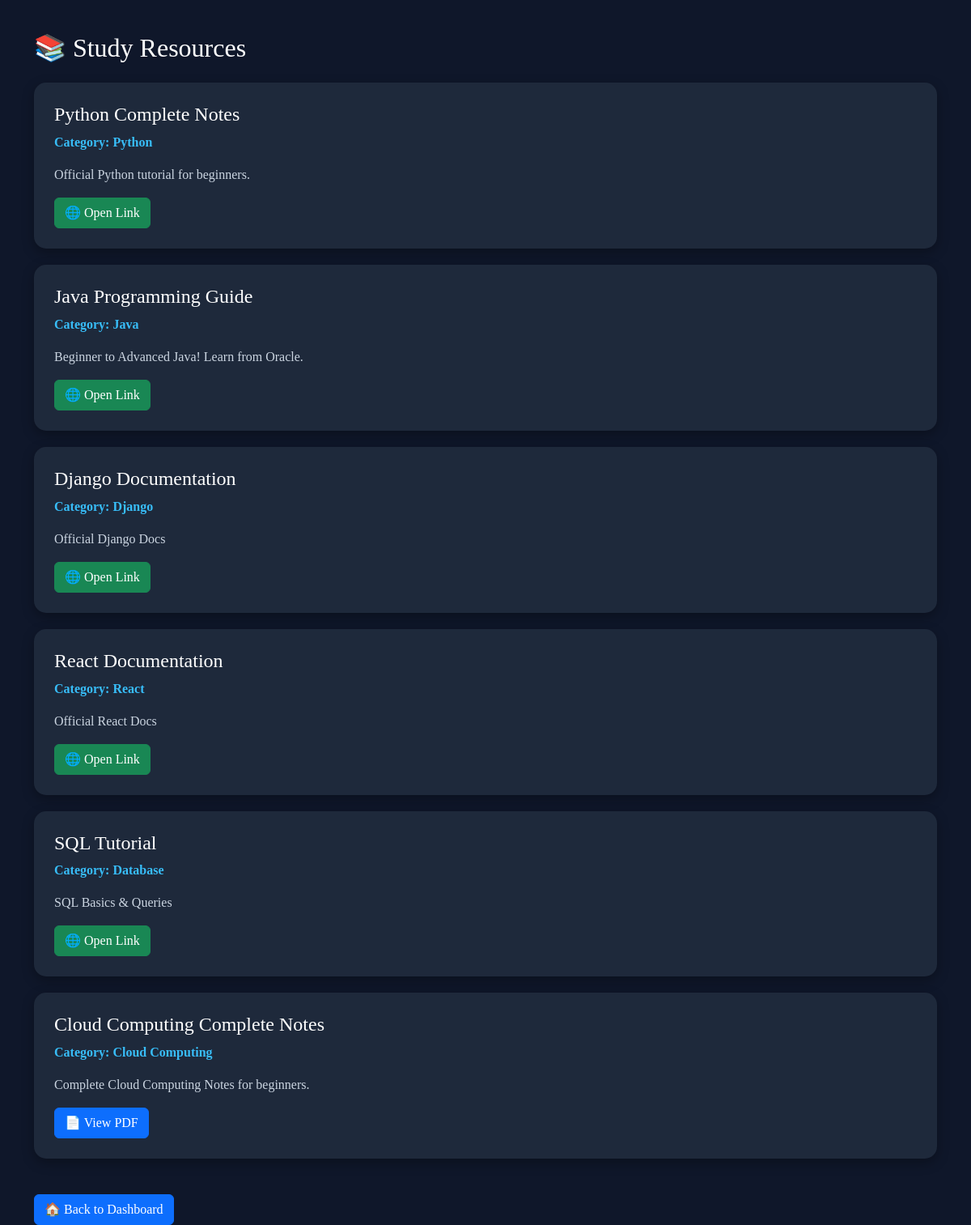
The page /resources/ (signed in) on the database its author committed.
### students/models.py (models this page shows, shortened)
class Resource(models.Model):
    title = models.CharField(max_length=200)
    category = models.CharField(max_length=100)
    description = models.TextField()
    link = models.URLField(
        blank=True,
        null=True
    )
    pdf = models.FileField(
        upload_to="resources/",
        blank=True,
        null=True
    )

### students/views.py (the view)
@login_required
def resources(request):
    resources = Resource.objects.all()
    return render(
        request,
        "resources.html",
        {
            "resources": resources
        }
    )

### templates/resources.html (shortened to what this page needs)
<!DOCTYPE html>
<html>
<head>
<link
href="https://cdn.jsdelivr.net/npm/bootstrap@5.3.0/dist/css/bootstrap.min.css"
rel="stylesheet">
</head>
<body>
<div class="container">
<h2 class="mb-4">
📚 Study Resources
</h2>
{% for resource in resources %}
<div class="resource-card">
<h4>
{{ resource.title }}
</h4>
<p class="category">
Category:
{{ resource.category }}
</p>
<p class="description">
{{ resource.description }}
</p>
{% if resource.link %}
<a
href="{{ resource.link }}"
target="_blank"
class="btn btn-success">
🌐 Open Link
</a>
{% endif %}
{% if resource.pdf %}
<a
href="{{ resource.pdf.url }}"
target="_blank"
class="btn btn-primary">
📄 View PDF
</a>
{% endif %}
</div>
{% empty %}
<div class="alert alert-warning">
No study resources available.
</div>
{% endfor %}
<br>
<a
href="/"
class="btn btn-primary">
🏠 Back to Dashboard
</a>
</div>
</body>
</html>

### templates/resources.html (style rules this page uses)
body { background:#0f172a; font-family:Poppins; color:white; }
.container { margin-top:40px; }
.resource-card { background:#1e293b; padding:25px; border-radius:15px; margin-bottom:20px; box-shadow:0 5px 15px rgba(0,0,0,0.3); }
.category { color:#38bdf8; font-weight:bold; }
.description { color:#cbd5e1; margin-top:10px; }

### rows shown on the page
Resource: title "Python Complete Notes", category "Python", description "Official Python tutorial for beginners."
Resource: title "Java Programming Guide", category "Java", description "Beginner to Advanced Java! Learn from Oracle."
Resource: title "Django Documentation", category "Django", description "Official Django Docs"
Resource: title "React Documentation", category "React", description "Official React Docs"
Resource: title "SQL Tutorial", category "Database", description "SQL Basics & Queries"
Resource: title "Cloud Computing Complete Notes", category "Cloud Computing", description "Complete Cloud Computing Notes for beginners."
